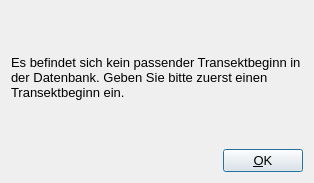
<?xml version="1.0" encoding="UTF-8"?>
<ui version="4.0">
 <class>MissingTransectBeginnDialog</class>
 <widget class="QDialog" name="MissingTransectBeginnDialog">
  <property name="geometry">
   <rect>
    <x>0</x>
    <y>0</y>
    <width>314</width>
    <height>183</height>
   </rect>
  </property>
  <property name="font">
   <font>
    <family>Arial</family>
    <pointsize>10</pointsize>
   </font>
  </property>
  <property name="windowTitle">
   <string>Transektbeginn fehlt</string>
  </property>
  <property name="windowIcon">
   <iconset resource="resources.qrc">
    <normaloff>:/logos/logo_oceancare_2.png</normaloff>:/logos/logo_oceancare_2.png</iconset>
  </property>
  <layout class="QVBoxLayout" name="verticalLayout">
   <item>
    <spacer name="verticalSpacer_2">
     <property name="orientation">
      <enum>Qt::Vertical</enum>
     </property>
     <property name="sizeHint" stdset="0">
      <size>
       <width>20</width>
       <height>25</height>
      </size>
     </property>
    </spacer>
   </item>
   <item>
    <widget class="QLabel" name="labelWarnText">
     <property name="text">
      <string>Es befindet sich kein passender Transektbeginn in der Datenbank. Geben Sie bitte zuerst einen Transektbeginn ein.</string>
     </property>
     <property name="wordWrap">
      <bool>true</bool>
     </property>
    </widget>
   </item>
   <item>
    <spacer name="verticalSpacer">
     <property name="orientation">
      <enum>Qt::Vertical</enum>
     </property>
     <property name="sizeHint" stdset="0">
      <size>
       <width>20</width>
       <height>26</height>
      </size>
     </property>
    </spacer>
   </item>
   <item>
    <layout class="QHBoxLayout" name="horizontalLayout">
     <item>
      <spacer name="horizontalSpacer">
       <property name="orientation">
        <enum>Qt::Horizontal</enum>
       </property>
       <property name="sizeHint" stdset="0">
        <size>
         <width>40</width>
         <height>20</height>
        </size>
       </property>
      </spacer>
     </item>
     <item>
      <widget class="QPushButton" name="pushButtonAccept">
       <property name="text">
        <string>&amp;OK</string>
       </property>
      </widget>
     </item>
    </layout>
   </item>
  </layout>
 </widget>
 <resources>
  <include location="resources.qrc"/>
 </resources>
 <connections/>
</ui>
